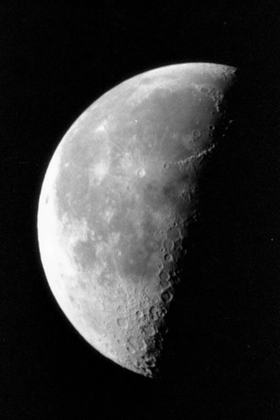
%> input picture moon.tif, 280 x 420 px, shrunk from 358 x 537 before the run
$ octave set2q11.m   (GNU Octave 9; MATLAB toolbox functions it lacks are replaced by stand-ins)
%> lines starting %> are read from the running program, lines starting %| are printed output that depends on the picture
clear all
close all
img=imread('moon.tif');
%> img is the input picture: size 420x280 uint8; min 0, max 255, mean 52.9
img=double(img.');
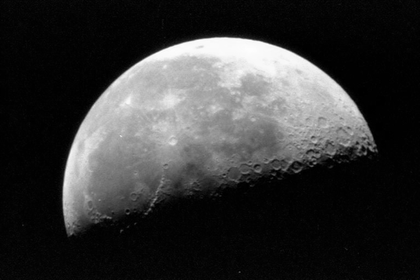
%> img: size 280x420 double; min 0, max 255, mean 52.9; mean of the top-left, top-right, bottom-left and bottom-right quarters 66.2, 83.3, 44.2, 18
[M N]=size(img);
%> M = 280; N = 420
p=2*M;
%> p = 560
q=2*N;
%> q = 840

%FT
Ft=fftshift(fft2(img,p,q));
%centre of the frequency rectangle
cX=p/2;
%> cX = 280
cY=q/2;
%> cY = 420
%Distance Metrix
D=zeros(p,q);
for i=1:p
    for j=1:q
        D(i,j)=sqrt((i-cX)^2+(j-cY)^2);
    end
end
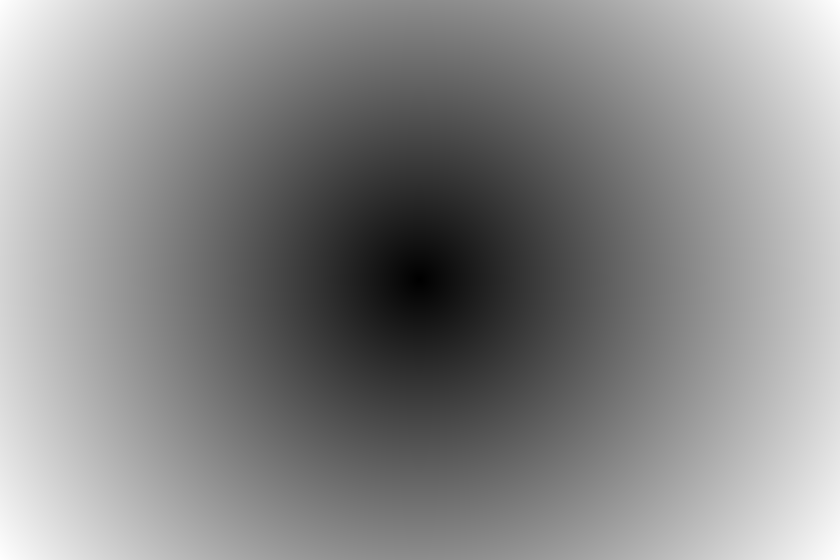
%> D: size 560x840 double; min 0, max 504.8, mean 271.1; drawn with min black and max white

%ideal High pass Filter
D0=50;
H_id=(D>D0);
Idl_Img=H_id.*Ft;
Idl_Img=fftshift(Idl_Img);
Idl_Img=real(ifft2(Idl_Img));
Idl_Img=Idl_Img(1:M,1:N);
%> Idl_Img: size 280x420 double
Idl_Img=Idl_Img+img;
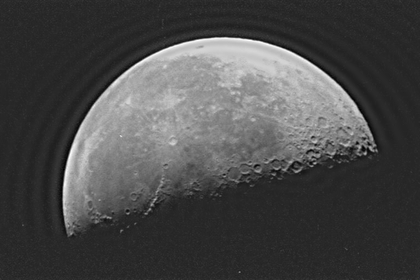
%> Idl_Img: size 280x420 double; min -58.19, max 327.4, mean 53; drawn with min black and max white
subplot(2,2,1),imshow(uint8(img)),title('Original Image');
subplot(2,2,2),imshow(uint8(Idl_Img)),title('Ideal HPF Output');
%> after `imshow(uint8(Idl_Img))`:
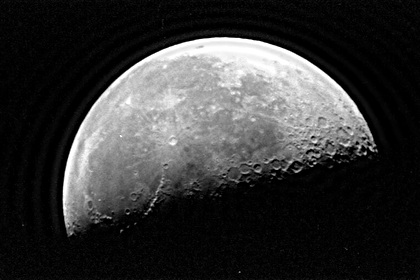
%> displayed picture: size 280x420, on the screen's scale of 0 to 255; min 0, max 255, mean 53.3

%Butterworth Filter
n=5;
h_bu=zeros(p,q);
for i=1:p
    for j=1:q
        h_bu(i,j)=1-(1/(1+(D(i,j)/D0)^(2*n)));
    end
end
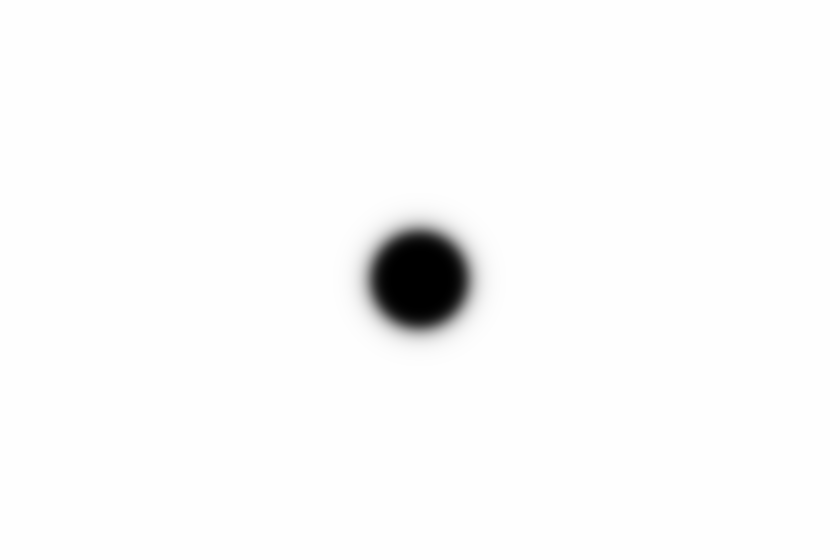
%> h_bu: size 560x840 double; min 0, max 1, mean 0.982
btrWorth=h_bu.*Ft;
btrWorth=fftshift(btrWorth);
btrWorth=real(ifft2(btrWorth));
btrWorth=btrWorth(1:M,1:N);
%> btrWorth: size 280x420 double
btrWorth=btrWorth+img;
subplot(2,2,3); imshow(uint8(btrWorth));
title('Butterworth HPF Output');

%Guassian high Pass Filter
G=zeros(p,q);
for i=1:p
    for j=i:q
        G(i,j)=1-(exp(-D(i,j)^2/(2*D0^2)));
    end
end
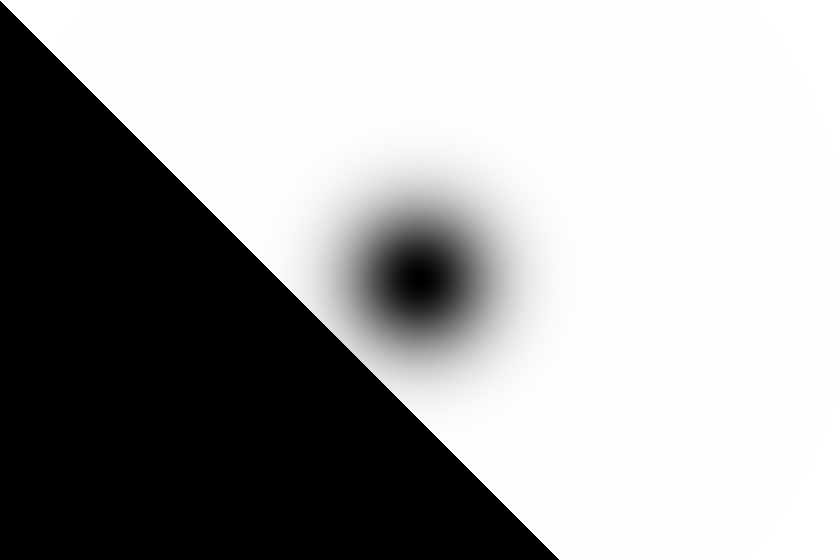
%> G: size 560x840 double; min 0, max 1, mean 0.635
gsflt=G.*Ft;
gsflt=fftshift(gsflt);
gsflt=real(ifft2(gsflt));
gsflt=gsflt(1:M,1:N);
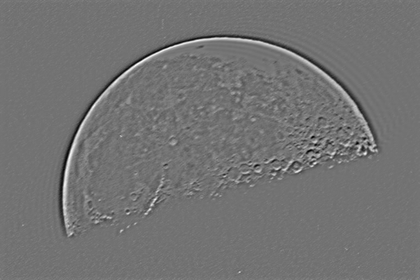
%> gsflt: size 280x420 double; min -58.63, max 71.19, mean 0.1; drawn with min black and max white
gsflt=gsflt+img;
subplot(2,2,4);
imshow(uint8(gsflt));
title('Gaussian HPF Output');

$ run again, with cameraman.tif copied over moon.tif
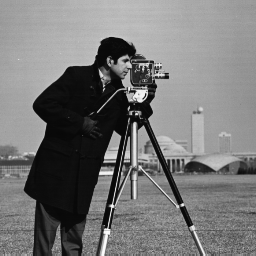
%> input picture cameraman.tif, 256 x 256 px
%> img is the input picture: size 256x256 uint8; min 7, max 253, mean 118.7
%> img: size 256x256 double
%> after the loop `for i=1:p`:
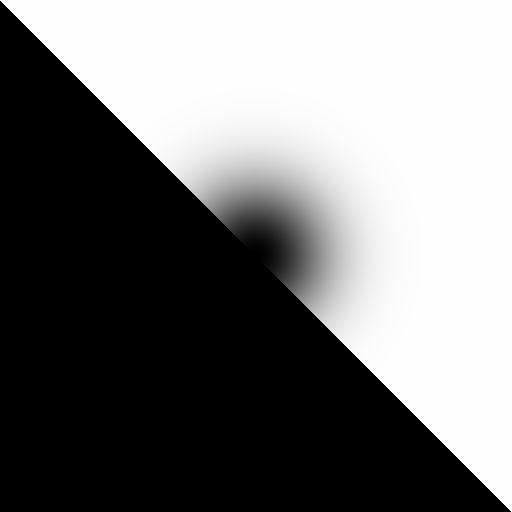
%> G: size 512x512 double; min 0, max 1, mean 0.471
%> `imshow(uint8(gsflt));`:
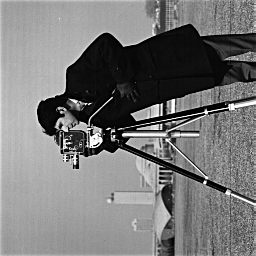
%> displayed picture: size 256x256, on the screen's scale of 0 to 255; min 0, max 255, mean 119.5
